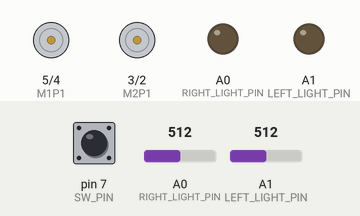
This sketch was run on a simulated Arduino Uno, built with avr-gcc and run on an emulated ATmega328P. On the bench: motor-driver pin pairs drawn as motors (green arrow = first pin HIGH = forward, orange = second pin HIGH = backward, longer = more drive, scaled by the enable pin), output pins drawn as LEDs (lit = HIGH). Inputs (shaded band) come from the test bench; at power-on: pin 7 (SW_PIN) HIGH, A0 (RIGHT_LIGHT_PIN) = 512, A1 (LEFT_LIGHT_PIN) = 512. What the sketch prints to the serial monitor is not drawn.

Above: at 1.2 s.
1.3 s: pin 7 (SW_PIN) pulled LOW for 0.15 s
At 1.65 s:
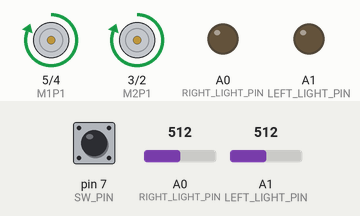
3.3 s: pin 7 (SW_PIN) pulled LOW for 3.2 s
At 3.4 s:
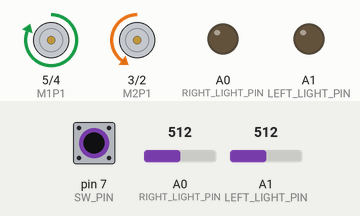
Timing chart, 0 to 8.1 s (numbered marks = the images above; inputs shaded):
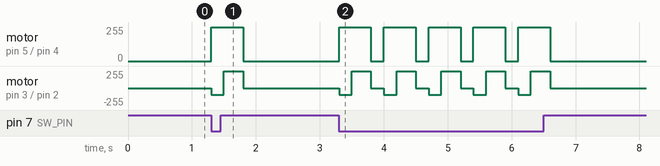

The sketch:

main.ino
```cpp
const int SW_PIN = 7;

// LEFT MOTOR

const int PWM1 = 10;
const int M1P1 = 5; //Motor 1 Pin 1; Input Pin 2 of L293D
const int M1P2 = 4; // Motor 1 Pin 2; Input Pin 7 of L293D

// RIGHT MOTOR
const int PWM2 = 9;
const int M2P1 = 3; // Motor 2 Pin 1; Input Pin 15 of L293D, controls output pin 14 of L293D
const int M2P2 = 2; // Motor 2 Pin 2; Input Pin 10 of L293D, controls output pin 11 of L293D

// PHOTORESISTORS
const int LEFT_LIGHT_PIN = A1;
const int RIGHT_LIGHT_PIN = A0;

// Constants
const int SEARCH_DRIVE_TIME = 100;
const int TURN_DRIVE_TIME = 200;    // Time to turn in a direction
const int MOVE_DRIVE_TIME = 300;   // Time to drive in a direction
const int STOP_DRIVE_TIME = 200;    // Time to stop after moving
const int NUM_LIGHT_LEVELS = 2;


void setup()
{// Set the switch pin as an input_pullup, this holds the state until the next push
  pinMode(SW_PIN, INPUT_PULLUP);
  // Set the motor pins as outputs ...
  pinMode(PWM1, OUTPUT);
  pinMode(M1P1, OUTPUT);
  pinMode(M1P2, OUTPUT);

  pinMode(PWM2, OUTPUT);
  pinMode(M2P1, OUTPUT);
  pinMode(M2P2, OUTPUT);


  // ... then set the sensors as inputs
  pinMode(LEFT_LIGHT_PIN, OUTPUT);
  pinMode(RIGHT_LIGHT_PIN, OUTPUT);

  Serial.begin(9600);
  Serial.println("Feed me photons!");

}

void loop() {

  // Store light levels as array [left, center, right]
  int light_levels[NUM_LIGHT_LEVELS];

  // If switch is flipped, search for light
  if(digitalRead(SW_PIN) == LOW){
    // Record light value to the left
    light_levels[0] = analogRead(LEFT_LIGHT_PIN);

    // Record light value to the right
    light_levels[1] = analogRead(RIGHT_LIGHT_PIN);


    // Find direction of max light
    int max_light = 0;
    int max_light_index = 0;
    for ( int i = 0; i < NUM_LIGHT_LEVELS; i++ ) {
      if ( light_levels[i] > max_light ) {
        max_light = light_levels[i];
        max_light_index = i;
      }
    }

    // Move in the direction of max light
    if ( max_light_index == 0 ) {
      drive(-100, 255);
      delay(TURN_DRIVE_TIME);
      drive(255, 255);
      delay(MOVE_DRIVE_TIME);
      drive(0, 0);
      delay(STOP_DRIVE_TIME);
    } else if ( max_light_index == 1 ) {
      drive(255, 255);
      delay(MOVE_DRIVE_TIME);
      drive(0, 0);
      delay(STOP_DRIVE_TIME);
    } else {
      drive(255, -100);
      delay(TURN_DRIVE_TIME);
      drive(255, 255);
      delay(MOVE_DRIVE_TIME);
      drive(0, 0);
      delay(STOP_DRIVE_TIME);
    }

  // If switch is not flipped, do nothing
  } else {
    drive(0, 0);
  }
}

void rightMotor(int motorSpeed)
{

  // If speed is positive, run the motor forward
  if (motorSpeed > 0) {
    digitalWrite(M1P1, HIGH);
    digitalWrite(M1P2, LOW);

  // If it's negative, run the motor backward
  } else if (motorSpeed < 0) {
    digitalWrite(M1P1, LOW);
    digitalWrite(M1P2, HIGH);

  // If it's 0, brake the motor
  } else {
    digitalWrite(M1P1, LOW);
    digitalWrite(M1P2, LOW);
  }
  analogWrite(PWM1, abs(motorSpeed));
}

void leftMotor(int motorSpeed)
{
  // If speed is positive, run the motor forward
  if (motorSpeed > 0) {
    digitalWrite(M2P1, HIGH);
    digitalWrite(M2P2, LOW);

  // If it's negative, run the motor backward
  } else if (motorSpeed < 0) {
    digitalWrite(M2P1, LOW);
    digitalWrite(M2P2, HIGH);

  // If it's 0, brake the motor
  } else {
    digitalWrite(M2P1, LOW);
    digitalWrite(M2P2, LOW);
  }
  analogWrite(PWM2, abs(motorSpeed));
}


void drive(int left_speed, int right_speed) {
  leftMotor(left_speed);
  rightMotor(right_speed);
}
```

Measured:
- after the input at 1.3 s, motor on pin 5 (M1P1) / pin 4 (M1P2): stopped → forward 255/255 at once, → stopped 0.50 s later; motor on pin 3 (M2P1) / pin 2 (M2P2): stopped → backward 100/255 at once, → forward 255/255 0.20 s later, → stopped 0.30 s later
